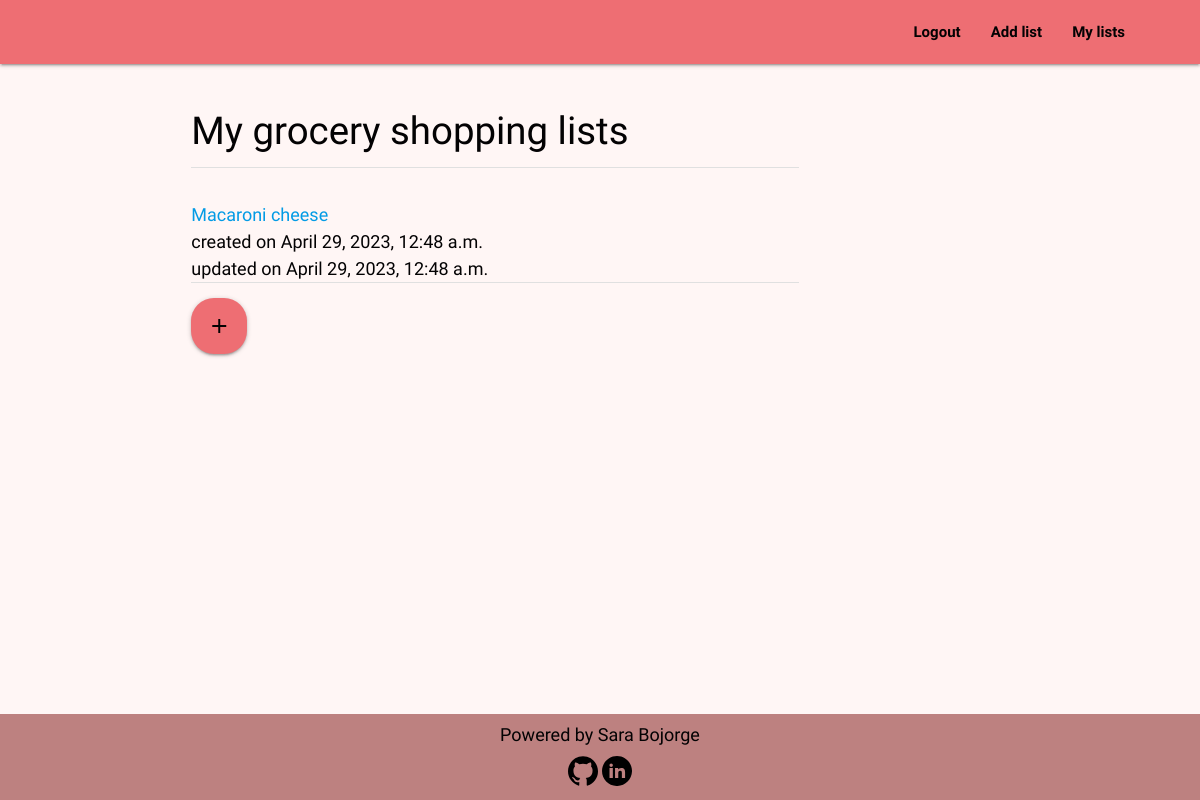
Page /grocery_list/index/ (signed in) on the earlier database version.
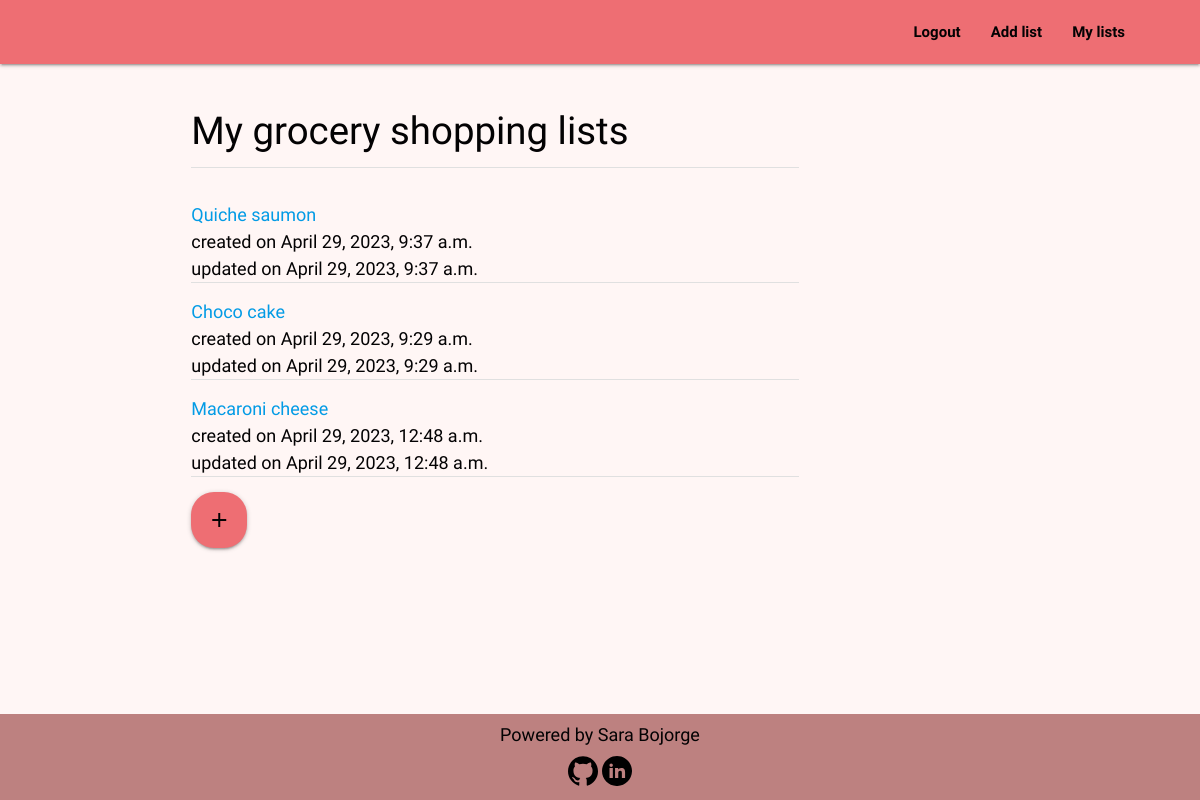
Same page on the later database version.
### grocery_list/models.py (models this page shows, shortened)
class Grocery(models.Model):
    name = models.CharField(max_length=500, default='My grocery list')
    user = models.ForeignKey(User, on_delete=models.CASCADE,
                             related_name='grocery_owner')
    created_on = models.DateTimeField(auto_now_add=True)
    updated_on = models.DateTimeField(auto_now=True)
    item = RichTextField(max_length=10000, null=False, blank=False)
    class Meta:
        ordering = ['-created_on']

### grocery_list/views.py (the view)
# urls.py: path('index/', Index.as_view(), name='index'),
class Index(LoginRequiredMixin, ListView):
    model = Grocery
    template_name = 'grocery_list/index.html'
    context_object_name = 'grocerys'
    def get_queryset(self, **kwargs):
        grocerys = self.model.objects.filter(user=self.request.user)
        return grocerys

### grocery_list/templates/grocery_list/index.html (shortened to what this page needs)
{% extends 'base.html' %}
{% block content %}
<div class="container row">
    <div class="col s12 m8 l9">
        <h1>My grocery shopping lists</h1>
            {% for grocery in grocerys %}
            <div class="divider"></div>
            <div class="section">
                <ul>
                    <a href="{% url 'display_item' grocery.id %}" aria-label="Click to display the items within this list">
                        <li>{{ grocery.name }}</li>
                    </a>
                    <li>created on {{ grocery.created_on }}</li>
                    <li>updated on {{ grocery.updated_on }}</li>
                    {% empty %}
                    <p>You don't have any list</p>
                </ul>
                {% endfor %}
                <div class="divider"></div>
                <div class="section">
                <a href="{% url 'add_list' %}" class="btn-floating btn-large waves-effect"><i
                    class="material-icons">add</i></a>
            </div>
        </div>
    </div>
    {% endblock  %}

### templates/base.html (shortened to what this page needs)
{% load static %}
<!DOCTYPE html>
<html lang="en">
<head>
    {% block materialize_css %}
    <link rel="stylesheet" href="https://cdnjs.cloudflare.com/ajax/libs/materialize/1.0.0/css/materialize.min.css">
    {% endblock %}
    <link rel="stylesheet" href="{% static '/css/style.css' %}">
</head>
<body>
    {% include 'includes/header.html' %}
    {% include 'includes/messages.html' %}
    <main>
        {% block content %}
        {% endblock %}
    </main>
    {% include 'includes/footer.html' %}
</body>
</html>

### templates/includes/header.html (shortened to what this page needs)
{% load static %}
<header>
    <nav>
        <div class="nav-wrapper">
            <ul class="right hide-on-med-and-down">
                {% if request.user.is_authenticated %}
                <li><a href="{% url 'account_logout' %}">Logout</a></li>
                <li><a href="{% url 'add_list' %}">Add list</a></li>
                <li><a href="{% url 'index' %}">My lists</a></li>
                {% else %}
                <li><a href="{% url 'landing' %}">Home</a></li>
                <li><a href="{% url 'add_list' %}">Create list</a></li>
                <li><a href="{% url 'account_signup' %}" class="waves-effect btn">SIGN UP</a></li>
                <li><a href="{% url 'account_login' %}">Sign in</a></li>
                {% endif %}
            </ul>
        </div>
    </nav>
</header>

### templates/includes/messages.html (shortened to what this page needs)
{% load static %}
<div class="container row">
    <div class="col s6 offset-s6">
    </div>
</div>

### templates/includes/footer.html
{% load static %}
<footer>
    <div>
        <p>Powered by Sara Bojorge</p>
    </div>
    <div class="social-links">
        <a href="https://github.com/sbojorge" target="_blank" rel="noopener"
            aria-label="Follow me on Github (opens in new tab)">
            <img src="{% static '/icons/github-icon.svg' %}" alt="Github icon">
        </a>
        <a href="https://www.linkedin.com/in/sara-bojorge-66343715b/" target="_blank" rel="noopener"
            aria-label="Follow me on Linkedin (opens in new tab)">
            <img src="{% static '/icons/linkedin-round-icon.svg' %}" alt="Linkedin icon">
        </a>
    </div>
</footer>

### static/css/style.css (style rules this page uses)
* { box-sizing: border-box; }
html { height: 100%; }
body { font-family: 'Raleway', sans-serif; color: #030203; font-size: 1.2rem; height: 100%; display: flex; flex-direction: column; background-color: #fff6f5; }
h1,h2,h3,h4,h5,h6 { font-family: 'Homemade Apple', cursive; color: #030203; padding: 1rem 0; margin: auto; }
h1 { font-size: 2.56rem; }
.nav-wrapper, nav ul a, i.material-icons, .waves-effect { color: #030203; }
.nav-wrapper { padding-right: 4rem; }
nav ul a { font-weight: bold; }
main { flex: 1 0 auto; }
.waves-effect { background-color: #8c9f38; border-radius: 23px; font-family: 'Raleway', sans-serif; font-weight: bold; }
p { padding: 0.5rem 0; margin: auto; }
.row { margin-top: 1rem; margin-bottom: 0; }
footer { background-color: #BD8180; display: flex; flex-direction: column; justify-content: center; align-items: center; }
footer p { margin: 0; padding: 0.5rem 0; }
.social-links { padding-bottom: 0.5rem; }
.social-links img { height: 2rem; width: 2rem; }
.btn-floating { background-color: #ee6e73; }

Differences in the rows shown:
added Grocery: name "Quiche saumon", created_on "April 29, 2023, 9:37 a.m.", updated_on "April 29, 2023, 9:37 a.m."
added Grocery: name "Choco cake", created_on "April 29, 2023, 9:29 a.m.", updated_on "April 29, 2023, 9:29 a.m."
